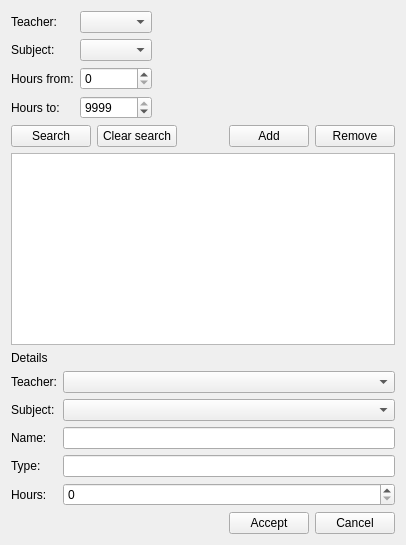
      <widget class="QWidget" name="tab_5">
       <attribute name="title">
        <string>Student works</string>
       </attribute>
       <layout class="QGridLayout" name="gridLayout_19">
        <item row="1" column="0">
         <layout class="QGridLayout" name="gridLayout_17">
          <item row="1" column="0" colspan="5">
           <widget class="QTableView" name="workTableView"/>
          </item>
          <item row="3" column="4">
           <widget class="QPushButton" name="workCancelButton">
            <property name="text">
             <string>Cancel</string>
            </property>
           </widget>
          </item>
          <item row="0" column="0">
           <widget class="QPushButton" name="workSearchButton">
            <property name="text">
             <string>Search</string>
            </property>
           </widget>
          </item>
          <item row="3" column="3">
           <widget class="QPushButton" name="workAcceptButton">
            <property name="text">
             <string>Accept</string>
            </property>
           </widget>
          </item>
          <item row="0" column="3">
           <widget class="QPushButton" name="workAddButton">
            <property name="text">
             <string>Add</string>
            </property>
           </widget>
          </item>
          <item row="0" column="4">
           <widget class="QPushButton" name="workRemoveButton">
            <property name="text">
             <string>Remove</string>
            </property>
           </widget>
          </item>
          <item row="3" column="0" colspan="3">
           <spacer name="horizontalSpacer_15">
            <property name="orientation">
             <enum>Qt::Horizontal</enum>
            </property>
            <property name="sizeHint" stdset="0">
             <size>
              <width>40</width>
              <height>20</height>
             </size>
            </property>
           </spacer>
          </item>
          <item row="0" column="2">
           <spacer name="horizontalSpacer_16">
            <property name="orientation">
             <enum>Qt::Horizontal</enum>
            </property>
            <property name="sizeHint" stdset="0">
             <size>
              <width>40</width>
              <height>20</height>
             </size>
            </property>
           </spacer>
          </item>
          <item row="0" column="1">
           <widget class="QPushButton" name="workClearSearchButton">
            <property name="text">
             <string>Clear search</string>
            </property>
           </widget>
          </item>
          <item row="2" column="0" colspan="5">
           <layout class="QGridLayout" name="gridLayout_20">
            <item row="3" column="0">
             <widget class="QLabel" name="label_43">
              <property name="text">
               <string comment="object">Name:</string>
              </property>
             </widget>
            </item>
            <item row="4" column="0">
             <widget class="QLabel" name="label_42">
              <property name="text">
               <string>Type:</string>
              </property>
             </widget>
            </item>
            <item row="1" column="0">
             <widget class="QLabel" name="label_44">
              <property name="text">
               <string>Teacher:</string>
              </property>
             </widget>
            </item>
            <item row="2" column="0">
             <widget class="QLabel" name="label_45">
              <property name="text">
               <string>Subject:</string>
              </property>
             </widget>
            </item>
            <item row="5" column="0">
             <widget class="QLabel" name="label_41">
              <property name="text">
               <string>Hours:</string>
              </property>
             </widget>
            </item>
            <item row="1" column="1">
             <widget class="QComboBox" name="workTeacherComboBox"/>
            </item>
            <item row="2" column="1">
             <widget class="QComboBox" name="workSubjectComboBox"/>
            </item>
            <item row="3" column="1">
             <widget class="QLineEdit" name="workNameLineEdit"/>
            </item>
            <item row="4" column="1">
             <widget class="QLineEdit" name="workTypeLineEdit"/>
            </item>
            <item row="0" column="0" colspan="2">
             <widget class="QLabel" name="label_40">
              <property name="text">
               <string>Details</string>
              </property>
             </widget>
            </item>
            <item row="5" column="1">
             <widget class="QSpinBox" name="workHoursSpinBox">
              <property name="maximum">
               <number>9999</number>
              </property>
             </widget>
            </item>
           </layout>
          </item>
         </layout>
        </item>
        <item row="0" column="0">
         <layout class="QGridLayout" name="gridLayout_18">
          <item row="3" column="0">
           <widget class="QLabel" name="label_39">
            <property name="text">
             <string>Hours to:</string>
            </property>
           </widget>
          </item>
          <item row="1" column="0">
           <widget class="QLabel" name="label_37">
            <property name="text">
             <string>Subject:</string>
            </property>
           </widget>
          </item>
          <item row="0" column="0">
           <widget class="QLabel" name="label_36">
            <property name="text">
             <string>Teacher:</string>
            </property>
           </widget>
          </item>
          <item row="1" column="1">
           <widget class="QComboBox" name="workSubjectFilterComboBox"/>
          </item>
          <item row="2" column="0">
           <widget class="QLabel" name="label_38">
            <property name="text">
             <string>Hours from:</string>
            </property>
           </widget>
          </item>
          <item row="0" column="1">
           <widget class="QComboBox" name="workTeacherFilterComboBox"/>
          </item>
          <item row="0" column="2">
           <spacer name="horizontalSpacer_14">
            <property name="orientation">
             <enum>Qt::Horizontal</enum>
            </property>
            <property name="sizeHint" stdset="0">
             <size>
              <width>40</width>
              <height>20</height>
             </size>
            </property>
           </spacer>
          </item>
          <item row="2" column="1">
           <widget class="QSpinBox" name="workHoursFromSpinBox">
            <property name="maximum">
             <number>9999</number>
            </property>
           </widget>
          </item>
          <item row="3" column="1">
           <widget class="QSpinBox" name="workHoursToSpinBox">
            <property name="maximum">
             <number>9999</number>
            </property>
            <property name="value">
             <number>9999</number>
            </property>
           </widget>
          </item>
         </layout>
        </item>
       </layout>
      </widget>
